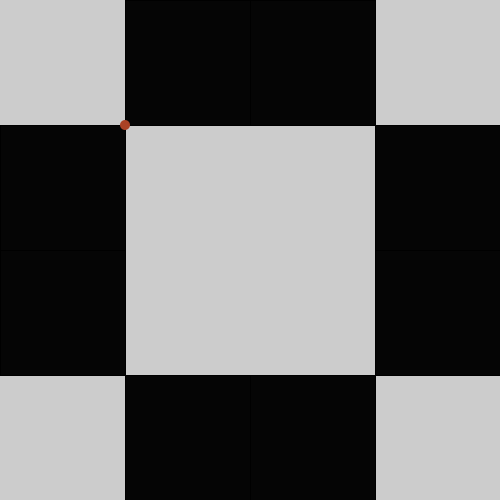
Frame 1 (no input)
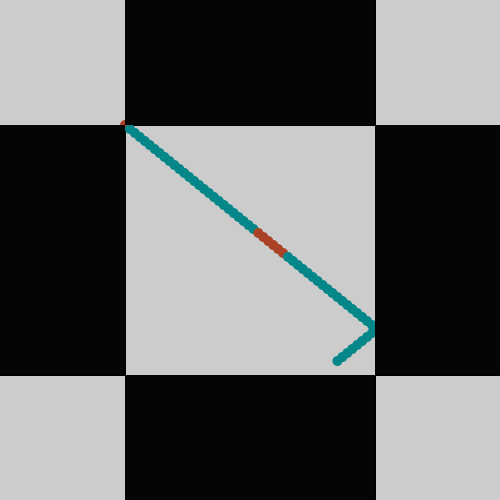
Frame 60 (the mouse pressed at the canvas centre just before this capture)
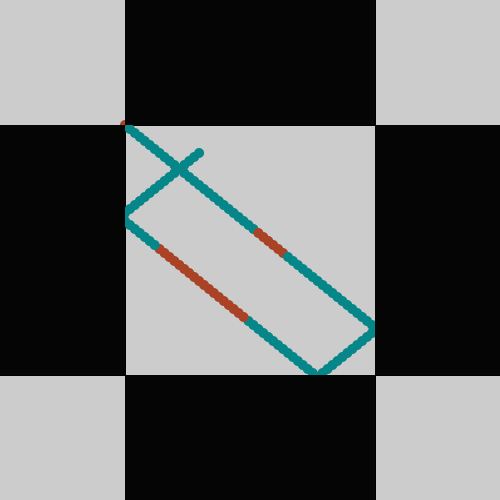
Frame 120 (the mouse held since frame 60 and released just before this capture)

The Processing sketch that drew these frames (run headless with seeded random() and noise(); from frame 60 on, the mouse is pressed at the canvas centre):

// Processing sketch: masquellars03t00
// ── masquellars03t00.pde
float x, y;//se nombran las variables 
float vely, velx;// se nombran las variables
color myColor;

  void setup() {
  size(500, 500);// se crea el tamaño del lienzo
  y=125;
  vely = 4;// se identifica lo valores de velx
  x = 125;
  velx = random(3,6);
  myColor = #AA4225;
}

void draw() {
  //background(255); // se declara el color del fondo
  fill(#050505);
  rect(375,250,width/4,height/4);
  
   fill(#050505);
  rect(250,375,width/4,height/4);
  
   fill(#050505);
  rect(125,375,width/4,height/4);
  
  fill(#050505);
  rect(0,250,width/4,height/4);
  
  fill(#050505);
  rect(250,0,width/4,height/4);
  
  fill(#050505);
  rect(375,125,width/4,height/4);
  
    fill(#050505);
  rect(0,125,width/4,height/4);
  
    fill(#050505);
  rect(125,0,width/4,height/4);
  

  fill(myColor); //declara el color del eclipse
  noStroke(); //eclipse sin borde
  ellipse(x, y, 10, 10); // se dibuja el eclipse
  
  
  if (y > 375|| y < 125) { //si x es mayor a al ancho o es menos a 0, la velocidad de x 
    vely *=-1; //se invierte
  }
   else if (x > 375|| x < 125) {
    velx *= -1;

   }
    if (x > 250 && y > 250 ||  y < 250 && x < 250) {
      myColor = #058789;//verde
  }
   else if( y < 250 && x > 250 || x < 250 && y > 250){ 
   myColor =  #AA4225;//rojo
 }


  y += vely; // x aumenta su valor
  x += velx;
}
